Frame 1 (no input): blank canvas, image omitted
Frame 60 (the mouse pressed at the canvas centre just before this capture): blank canvas, image omitted
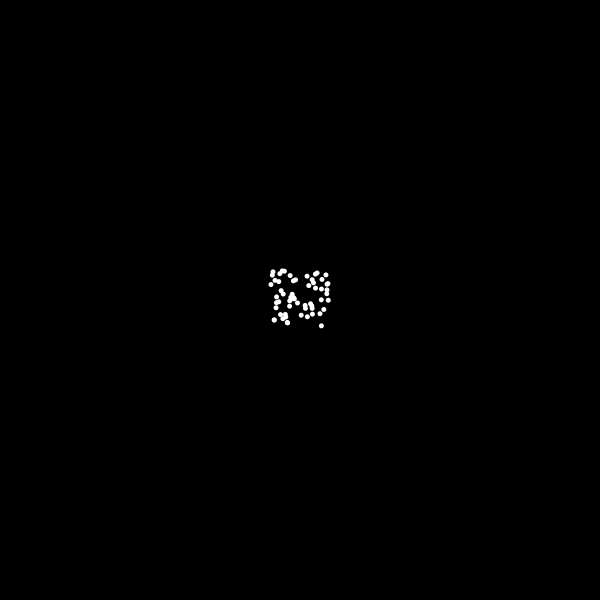
Frame 120 (the mouse held since frame 60 and released just before this capture)

The Processing sketch whose frames 1 and 60 were blank and that drew this single picture after the mouse press (run headless with seeded random() and noise(); from frame 60 on, the mouse is pressed at the canvas centre):

// Processing sketch: Mouse
// ── Mouse.pde
boolean flag = false;
int rango = 30;

void setup() 
{
    size(600, 600);
    textSize(30);
    noStroke();
    background(0);
}

void draw() 
{
    if(flag)
    {
        ellipse(random(mouseX - rango, mouseX + rango), random(mouseY - rango, mouseY + rango), 5, 5);
    }
}

/*
    // Se ejecuta solo cuando se mueve el mouse
    void mouseMoved() 
    {
        fill(random(0,255), random(0,255), random(0,255));
        ellipse(mouseX, mouseY, 50, 50);
    }

    // Se ejecuta solo cuando se hace click
    void mouseClicked()
    {
        background(255);
    }
*/

// Se ejecuta solo cuando se mantiene el botón presionado 
void mousePressed()
{
    if(mouseButton == LEFT) // Evalúa qué botón se está presionando
        fill(255, 0, 0);
    if(mouseButton == RIGHT) // Evalúa qué botón se está presionando
        fill(0, 0, 255);
    if(mouseButton == CENTER) // Evalúa qué botón se está presionando
        fill(0, 255, 0);
        
    flag = true;
}

// Se ejecuta solo cuando se suelta el botón
void mouseReleased() 
{
    flag = false;
}
